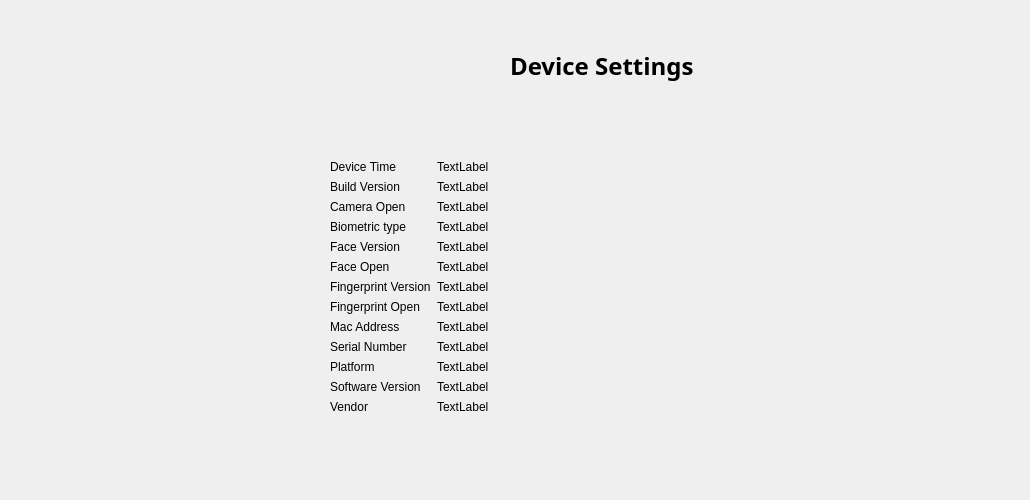
        <widget class="QWidget" name="tab_52">
         <attribute name="title">
          <string>Device Information</string>
         </attribute>
         <widget class="QWidget" name="formLayoutWidget_15">
          <property name="geometry">
           <rect>
            <x>330</x>
            <y>160</y>
            <width>691</width>
            <height>331</height>
           </rect>
          </property>
          <layout class="QFormLayout" name="formLayout_15">
           <item row="0" column="0">
            <widget class="QLabel" name="label_21">
             <property name="text">
              <string>Device Time</string>
             </property>
            </widget>
           </item>
           <item row="1" column="0">
            <widget class="QLabel" name="label_76">
             <property name="text">
              <string>Build Version</string>
             </property>
            </widget>
           </item>
           <item row="2" column="0">
            <widget class="QLabel" name="label_75">
             <property name="text">
              <string>Camera Open</string>
             </property>
            </widget>
           </item>
           <item row="3" column="0">
            <widget class="QLabel" name="label_74">
             <property name="text">
              <string>Biometric type</string>
             </property>
            </widget>
           </item>
           <item row="4" column="0">
            <widget class="QLabel" name="label_73">
             <property name="text">
              <string>Face Version</string>
             </property>
            </widget>
           </item>
           <item row="5" column="0">
            <widget class="QLabel" name="label_72">
             <property name="text">
              <string>Face Open</string>
             </property>
            </widget>
           </item>
           <item row="6" column="0">
            <widget class="QLabel" name="label_71">
             <property name="text">
              <string>Fingerprint Version</string>
             </property>
            </widget>
           </item>
           <item row="7" column="0">
            <widget class="QLabel" name="label_70">
             <property name="text">
              <string>Fingerprint Open</string>
             </property>
            </widget>
           </item>
           <item row="8" column="0">
            <widget class="QLabel" name="label_69">
             <property name="text">
              <string>Mac Address</string>
             </property>
            </widget>
           </item>
           <item row="9" column="0">
            <widget class="QLabel" name="label_68">
             <property name="text">
              <string>Serial Number</string>
             </property>
            </widget>
           </item>
           <item row="10" column="0">
            <widget class="QLabel" name="label_67">
             <property name="text">
              <string>Platform</string>
             </property>
            </widget>
           </item>
           <item row="12" column="0">
            <widget class="QLabel" name="label_65">
             <property name="text">
              <string>Vendor</string>
             </property>
            </widget>
           </item>
           <item row="0" column="1">
            <widget class="QLabel" name="label_63">
             <property name="text">
              <string>TextLabel</string>
             </property>
            </widget>
           </item>
           <item row="1" column="1">
            <widget class="QLabel" name="label_62">
             <property name="text">
              <string>TextLabel</string>
             </property>
            </widget>
           </item>
           <item row="2" column="1">
            <widget class="QLabel" name="label_61">
             <property name="text">
              <string>TextLabel</string>
             </property>
            </widget>
           </item>
           <item row="3" column="1">
            <widget class="QLabel" name="label_60">
             <property name="text">
              <string>TextLabel</string>
             </property>
            </widget>
           </item>
           <item row="4" column="1">
            <widget class="QLabel" name="label_49">
             <property name="text">
              <string>TextLabel</string>
             </property>
            </widget>
           </item>
           <item row="5" column="1">
            <widget class="QLabel" name="label_48">
             <property name="text">
              <string>TextLabel</string>
             </property>
            </widget>
           </item>
           <item row="6" column="1">
            <widget class="QLabel" name="label_47">
             <property name="text">
              <string>TextLabel</string>
             </property>
            </widget>
           </item>
           <item row="7" column="1">
            <widget class="QLabel" name="label_64">
             <property name="text">
              <string>TextLabel</string>
             </property>
            </widget>
           </item>
           <item row="8" column="1">
            <widget class="QLabel" name="label_82">
             <property name="text">
              <string>TextLabel</string>
             </property>
            </widget>
           </item>
           <item row="9" column="1">
            <widget class="QLabel" name="label_81">
             <property name="text">
              <string>TextLabel</string>
             </property>
            </widget>
           </item>
           <item row="10" column="1">
            <widget class="QLabel" name="label_80">
             <property name="text">
              <string>TextLabel</string>
             </property>
            </widget>
           </item>
           <item row="11" column="1">
            <widget class="QLabel" name="label_79">
             <property name="text">
              <string>TextLabel</string>
             </property>
            </widget>
           </item>
           <item row="12" column="1">
            <widget class="QLabel" name="label_78">
             <property name="text">
              <string>TextLabel</string>
             </property>
            </widget>
           </item>
           <item row="11" column="0">
            <widget class="QLabel" name="label_66">
             <property name="text">
              <string>Software Version</string>
             </property>
            </widget>
           </item>
          </layout>
         </widget>
         <widget class="QLabel" name="label_123">
          <property name="geometry">
           <rect>
            <x>510</x>
            <y>40</y>
            <width>271</width>
            <height>51</height>
           </rect>
          </property>
          <property name="font">
           <font>
            <family>Yu Gothic UI Semibold</family>
            <pointsize>18</pointsize>
            <weight>75</weight>
            <bold>true</bold>
           </font>
          </property>
          <property name="text">
           <string>Device Settings</string>
          </property>
         </widget>
        </widget>
